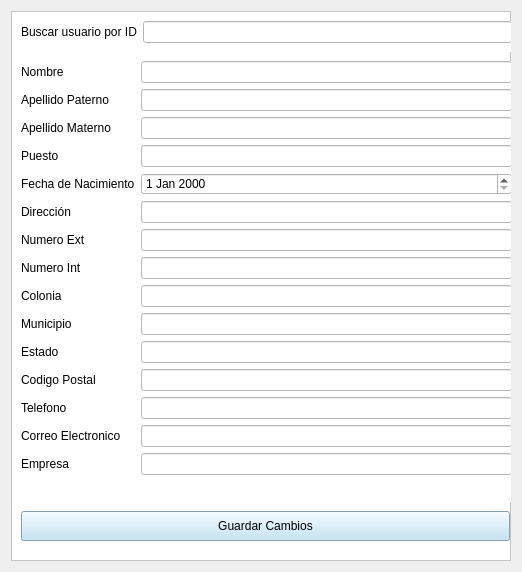
                       <widget class="QWidget" name="scrollContent_2">
                        <property name="geometry">
                         <rect>
                          <x>0</x>
                          <y>0</y>
                          <width>518</width>
                          <height>568</height>
                         </rect>
                        </property>
                        <layout class="QVBoxLayout" name="verticalLayout_8">
                         <item>
                          <widget class="QFrame" name="frame_3">
                           <property name="minimumSize">
                            <size>
                             <width>500</width>
                             <height>550</height>
                            </size>
                           </property>
                           <property name="styleSheet">
                            <string notr="true">background-color: rgb(255, 255, 255);</string>
                           </property>
                           <property name="frameShape">
                            <enum>QFrame::StyledPanel</enum>
                           </property>
                           <property name="frameShadow">
                            <enum>QFrame::Raised</enum>
                           </property>
                           <widget class="QWidget" name="formLayoutWidget_2">
                            <property name="geometry">
                             <rect>
                              <x>10</x>
                              <y>50</y>
                              <width>491</width>
                              <height>441</height>
                             </rect>
                            </property>
                            <layout class="QFormLayout" name="formLayout_2">
                             <item row="0" column="0">
                              <widget class="QLabel" name="nombreLabel_3">
                               <property name="text">
                                <string>Nombre</string>
                               </property>
                              </widget>
                             </item>
                             <item row="0" column="1">
                              <widget class="QLineEdit" name="nombreLineEdit_3"/>
                             </item>
                             <item row="1" column="0">
                              <widget class="QLabel" name="apellido1Label_3">
                               <property name="text">
                                <string>Apellido Paterno</string>
                               </property>
                              </widget>
                             </item>
                             <item row="1" column="1">
                              <widget class="QLineEdit" name="apellido1LineEdit_3"/>
                             </item>
                             <item row="2" column="0">
                              <widget class="QLabel" name="apellido2Label_3">
                               <property name="text">
                                <string>Apellido Materno</string>
                               </property>
                              </widget>
                             </item>
                             <item row="2" column="1">
                              <widget class="QLineEdit" name="apellido2LineEdit_3"/>
                             </item>
                             <item row="3" column="0">
                              <widget class="QLabel" name="cargoLabel_3">
                               <property name="text">
                                <string>Puesto</string>
                               </property>
                              </widget>
                             </item>
                             <item row="3" column="1">
                              <widget class="QLineEdit" name="cargoLineEdit_3"/>
                             </item>
                             <item row="4" column="0">
                              <widget class="QLabel" name="fechaNacimientoLabel_3">
                               <property name="text">
                                <string>Fecha de Nacimiento</string>
                               </property>
                              </widget>
                             </item>
                             <item row="4" column="1">
                              <widget class="QDateEdit" name="fechaNacimientoLineEdit_3"/>
                             </item>
                             <item row="5" column="0">
                              <widget class="QLabel" name="calleLabel_3">
                               <property name="text">
                                <string>Dirección</string>
                               </property>
                              </widget>
                             </item>
                             <item row="5" column="1">
                              <widget class="QLineEdit" name="calleLineEdit_3"/>
                             </item>
                             <item row="6" column="0">
                              <widget class="QLabel" name="numeroExtLabel_3">
                               <property name="text">
                                <string>Numero Ext</string>
                               </property>
                              </widget>
                             </item>
                             <item row="6" column="1">
                              <widget class="QLineEdit" name="numeroExtLineEdit_3"/>
                             </item>
                             <item row="7" column="0">
                              <widget class="QLabel" name="numeroIntLabel_3">
                               <property name="text">
                                <string>Numero Int</string>
                               </property>
                              </widget>
                             </item>
                             <item row="7" column="1">
                              <widget class="QLineEdit" name="numeroIntLineEdit_3"/>
                             </item>
                             <item row="8" column="0">
                              <widget class="QLabel" name="coloniaLabel_3">
                               <property name="text">
                                <string>Colonia</string>
                               </property>
                              </widget>
                             </item>
                             <item row="8" column="1">
                              <widget class="QLineEdit" name="coloniaLineEdit_3"/>
                             </item>
                             <item row="9" column="0">
                              <widget class="QLabel" name="municipioLabel_3">
                               <property name="text">
                                <string>Municipio</string>
                               </property>
                              </widget>
                             </item>
                             <item row="9" column="1">
                              <widget class="QLineEdit" name="municipioLineEdit_3"/>
                             </item>
                             <item row="10" column="0">
                              <widget class="QLabel" name="estadoLabel_3">
                               <property name="text">
                                <string>Estado</string>
                               </property>
                              </widget>
                             </item>
                             <item row="10" column="1">
                              <widget class="QLineEdit" name="estadoLineEdit_3"/>
                             </item>
                             <item row="11" column="0">
                              <widget class="QLabel" name="codigoPostalLabel_3">
                               <property name="text">
                                <string>Codigo Postal</string>
                               </property>
                              </widget>
                             </item>
                             <item row="11" column="1">
                              <widget class="QLineEdit" name="codigoPostalLineEdit_3"/>
                             </item>
                             <item row="12" column="0">
                              <widget class="QLabel" name="telefonoLabel_3">
                               <property name="text">
                                <string>Telefono</string>
                               </property>
                              </widget>
                             </item>
                             <item row="12" column="1">
                              <widget class="QLineEdit" name="telefonoLineEdit_3"/>
                             </item>
                             <item row="13" column="0">
                              <widget class="QLabel" name="correoElectronicoLabel_3">
                               <property name="text">
                                <string>Correo Electronico</string>
                               </property>
                              </widget>
                             </item>
                             <item row="13" column="1">
                              <widget class="QLineEdit" name="correoElectronicoLineEdit_3"/>
                             </item>
                             <item row="14" column="0">
                              <widget class="QLabel" name="empresaLabel_3">
                               <property name="text">
                                <string>Empresa</string>
                               </property>
                              </widget>
                             </item>
                             <item row="14" column="1">
                              <widget class="QLineEdit" name="empresaLineEdit_3"/>
                             </item>
                            </layout>
                           </widget>
                           <widget class="QWidget" name="formLayoutWidget_3">
                            <property name="geometry">
                             <rect>
                              <x>10</x>
                              <y>10</y>
                              <width>491</width>
                              <height>31</height>
                             </rect>
                            </property>
                            <layout class="QFormLayout" name="formLayout_3">
                             <item row="0" column="0">
                              <widget class="QLabel" name="findByIDLabel">
                               <property name="text">
                                <string>Buscar usuario por ID</string>
                               </property>
                              </widget>
                             </item>
                             <item row="0" column="1">
                              <widget class="QLineEdit" name="findByIDLineEdit"/>
                             </item>
                            </layout>
                           </widget>
                           <widget class="QPushButton" name="saveBtn">
                            <property name="geometry">
                             <rect>
                              <x>10</x>
                              <y>500</y>
                              <width>489</width>
                              <height>30</height>
                             </rect>
                            </property>
                            <property name="styleSheet">
                             <string notr="true">QPushButton {
	background-color: rgb(185, 223, 244);
	height: 30px;
}

QPushButton:hover {
	background-color: rgb(185, 223, 244);
	opacity: 0.7;
	height: 30px;
}

QPushButton:clicked {
	background-color: rgb(26, 95, 180);
	opacity: 0.7;
	height: 30px;
}</string>
                            </property>
                            <property name="text">
                             <string>Guardar Cambios</string>
                            </property>
                           </widget>
                          </widget>
                         </item>
                        </layout>
                       </widget>
